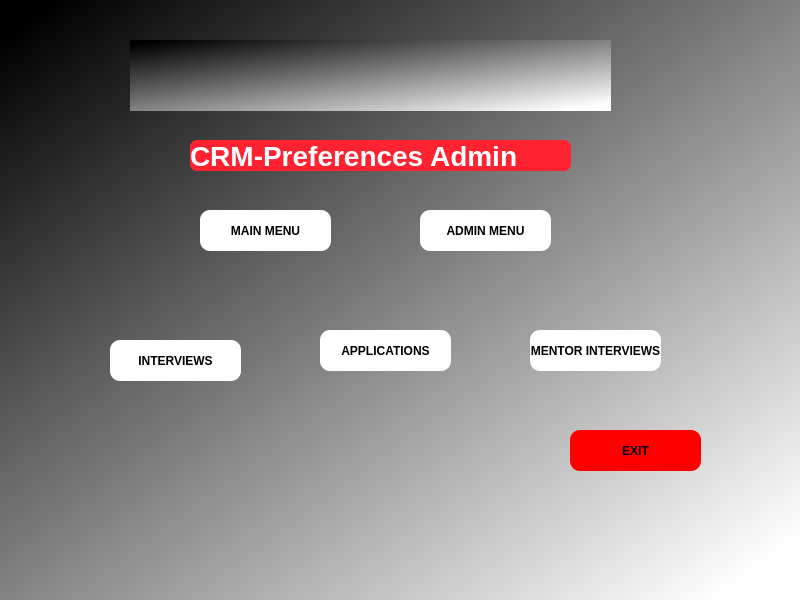
<?xml version="1.0" encoding="UTF-8"?>
<ui version="4.0">
 <class>MainWindow</class>
 <widget class="QMainWindow" name="MainWindow">
  <property name="geometry">
   <rect>
    <x>0</x>
    <y>0</y>
    <width>800</width>
    <height>600</height>
   </rect>
  </property>
  <property name="windowTitle">
   <string>MainWindow</string>
  </property>
  <property name="styleSheet">
   <string notr="true">background-color: qlineargradient(spread:pad, x1:0.0208333, y1:0.045, x2:0.929924, y2:0.966, stop:0 rgba(0, 0, 0, 255), stop:1 rgba(255, 255, 255, 255));</string>
  </property>
  <widget class="QWidget" name="centralwidget">
   <widget class="QLabel" name="label">
    <property name="geometry">
     <rect>
      <x>190</x>
      <y>140</y>
      <width>381</width>
      <height>31</height>
     </rect>
    </property>
    <property name="styleSheet">
     <string notr="true">color:white;
font-size:28px;
font-weight:bold;
background-color:rgb(255, 35, 50);
border-radius:7px;
</string>
    </property>
    <property name="text">
     <string>CRM-Preferences Admin</string>
    </property>
   </widget>
   <widget class="QLabel" name="image_label">
    <property name="geometry">
     <rect>
      <x>130</x>
      <y>40</y>
      <width>481</width>
      <height>71</height>
     </rect>
    </property>
    <property name="text">
     <string/>
    </property>
    <property name="pixmap">
     <pixmap>../image/indir.png</pixmap>
    </property>
    <property name="scaledContents">
     <bool>true</bool>
    </property>
   </widget>
   <widget class="QPushButton" name="mein_menu_button">
    <property name="geometry">
     <rect>
      <x>200</x>
      <y>210</y>
      <width>131</width>
      <height>41</height>
     </rect>
    </property>
    <property name="styleSheet">
     <string notr="true">QPushButton{
background-color:white;
border-radius:10px;
font-weight:bold;

}

</string>
    </property>
    <property name="text">
     <string>MAIN MENU</string>
    </property>
   </widget>
   <widget class="QPushButton" name="admin_menu_button">
    <property name="geometry">
     <rect>
      <x>420</x>
      <y>210</y>
      <width>131</width>
      <height>41</height>
     </rect>
    </property>
    <property name="styleSheet">
     <string notr="true">QPushButton{
background-color:white;
border-radius:10px;
font-weight:bold;

}

</string>
    </property>
    <property name="text">
     <string>ADMIN MENU</string>
    </property>
   </widget>
   <widget class="QPushButton" name="applications_button">
    <property name="geometry">
     <rect>
      <x>320</x>
      <y>330</y>
      <width>131</width>
      <height>41</height>
     </rect>
    </property>
    <property name="styleSheet">
     <string notr="true">QPushButton{
background-color:white;
border-radius:10px;
font-weight:bold;

}

</string>
    </property>
    <property name="text">
     <string>APPLICATIONS</string>
    </property>
   </widget>
   <widget class="QPushButton" name="inetrviews_button">
    <property name="geometry">
     <rect>
      <x>110</x>
      <y>340</y>
      <width>131</width>
      <height>41</height>
     </rect>
    </property>
    <property name="styleSheet">
     <string notr="true">QPushButton{
background-color:white;
border-radius:10px;
font-weight:bold;

}

</string>
    </property>
    <property name="text">
     <string>INTERVIEWS</string>
    </property>
   </widget>
   <widget class="QPushButton" name="mentor_interviews_butoon">
    <property name="geometry">
     <rect>
      <x>530</x>
      <y>330</y>
      <width>131</width>
      <height>41</height>
     </rect>
    </property>
    <property name="styleSheet">
     <string notr="true">QPushButton{
background-color:white;
border-radius:10px;
font-weight:bold;

}

</string>
    </property>
    <property name="text">
     <string>MENTOR INTERVIEWS</string>
    </property>
   </widget>
   <widget class="QPushButton" name="exit_button">
    <property name="geometry">
     <rect>
      <x>570</x>
      <y>430</y>
      <width>131</width>
      <height>41</height>
     </rect>
    </property>
    <property name="styleSheet">
     <string notr="true">QPushButton{
	
	background-color: rgb(255, 0, 0);
border-radius:10px;
font-weight:bold;

}

</string>
    </property>
    <property name="text">
     <string>EXIT</string>
    </property>
   </widget>
  </widget>
 </widget>
 <resources/>
 <connections/>
</ui>
